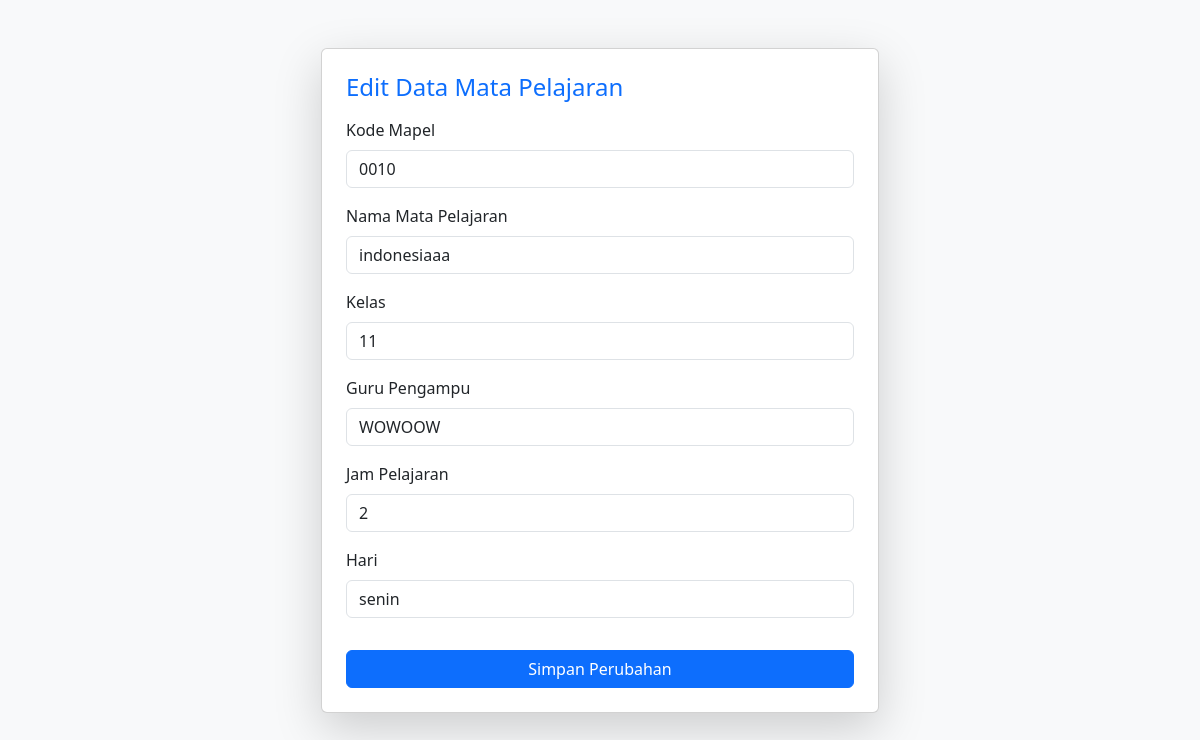
The app's page /Views/editmapel.php?id=1 with its own data.
### tables this page shows
CREATE TABLE `class_mapel` (
  `id_mapel` int(11) NOT NULL,
  `nama_mapel` varchar(50) NOT NULL,
  `kode_mapel` varchar(20) NOT NULL,
  `kelas` varchar(20) NOT NULL,
  `guru_pengampungan` varchar(50) NOT NULL,
  `jam_pelajaran` varchar(20) NOT NULL,
  `hari` varchar(10) NOT NULL,
  `id_siswa` int(11) NOT NULL,
  `id_guru` int(11) NOT NULL
);

### Models/m_koneksi.php (called while the page is built, shortened)
<?php
class m_koneksi {
    private $host = "localhost";
    private $user = "root";
    private $pass = "";
    private $db   = "jadwal_sekolah";
    protected $koneksi;
    public function __construct() {
        $this->koneksi = mysqli_connect($this->host, $this->user, $this->pass, $this->db);
    }
    public function getKoneksi() {
        return $this->koneksi;
    }
}
?>

### Models/m_mapel.php (called while the page is built, shortened)
<?php
include "m_koneksi.php";
class m_mapel {
    private $koneksi;
    public function __construct() {
        $db = new m_koneksi();
        $this->koneksi = $db->getKoneksi();
    }
    public function tampil_data_by_id($id_mapel)
{
    $query = "SELECT * FROM class_mapel WHERE id_mapel = '$id_mapel'";
    return $this->koneksi->query($query);
}
}
?>

### Views/editmapel.php (the view, shortened to what this page needs)
<?php
include "../Models/m_mapel.php";
$mapel = new m_mapel();
$id = $_GET['id'];
$data = $mapel->tampil_data_by_id($id);
$d = $data->fetch_assoc();
?>
<!DOCTYPE html>
<html lang="id">
<head>
    <link href="https://cdn.jsdelivr.net/npm/bootstrap@5.3.2/dist/css/bootstrap.min.css" rel="stylesheet">
</head>
<body class="bg-light">
<div class="container mt-5">
    <div class="col-md-6 mx-auto">
        <div class="card shadow-lg">
            <div class="card-body p-4">
                <h4 class="mb-3 text-primary">Edit Data Mata Pelajaran</h4>
                <form action="../Controllers/c_mapel.php?aksi=edit" method="POST">
                    <div class="mb-3">
                        <label class="form-label">Kode Mapel</label>
                        <input type="text" name="kode_mapel" value="<?= $d['kode_mapel']; ?>" class="form-control" required>
                    </div>
                    <div class="mb-3">
                        <label class="form-label">Nama Mata Pelajaran</label>
                        <input type="text" name="nama_mapel" value="<?= $d['nama_mapel']; ?>" class="form-control" required>
                    </div>
                    <div class="mb-3">
                        <label class="form-label">Kelas</label>
                        <input type="text" name="kelas" value="<?= $d['kelas']; ?>" class="form-control" required>
                    </div>
                    <div class="mb-3">
                        <label class="form-label">Guru Pengampu</label>
                        <input type="text" name="guru_pengampungan" value="<?= $d['guru_pengampungan']; ?>" class="form-control" required>
                    </div>
                    <div class="mb-3">
                        <label class="form-label">Jam Pelajaran</label>
                        <input type="text" name="jam_pelajaran" value="<?= $d['jam_pelajaran']; ?>" class="form-control" required>
                    </div>
                    <div class="mb-3">
                        <label class="form-label">Hari</label>
                        <input type="text" name="hari" value="<?= $d['hari']; ?>" class="form-control" required>
                    </div>
                    <button type="submit" class="btn btn-primary w-100 mt-3">Simpan Perubahan</button>
                </form>
            </div>
        </div>
    </div>
</div>
</body>
</html>

### records on screen
class_mapel: kode_mapel "0010", nama_mapel "indonesiaaa", kelas "11", guru_pengampungan "WOWOOW", jam_pelajaran "2", hari "senin"
